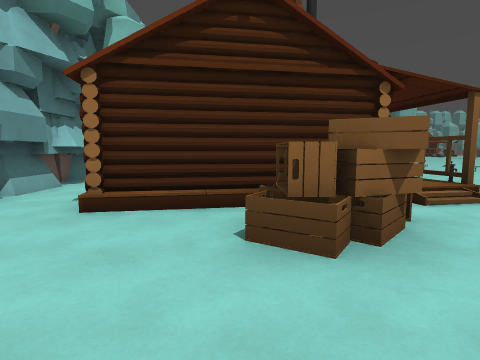
View 1 (above)

19 first-person views from a walk through a 3-D level made in the Godot game engine. The camera is 1.5 m above the floor, tilts 6° down and sees 80° across. Doors that lead somewhere are drawn open, without their leaves. The floor is counted in squares, 2 m on a side. Each view is taken from the middle of a square. On the plan, view 1 faces up. The plan holds only what a view shows up to about 10 squares ahead; the rest is blank. The place goes on beyond the plan. Characters and animated objects are left out. Some surface patterns are stand-ins.

View 2
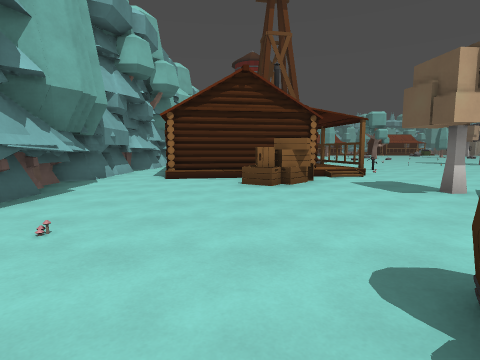

View 3
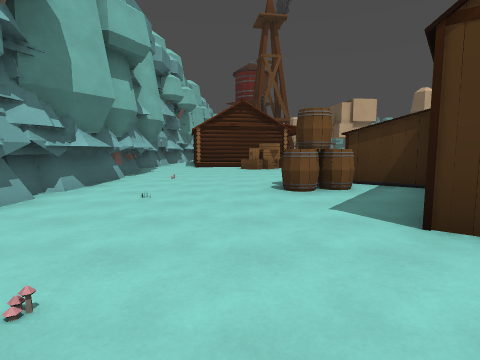

View 4
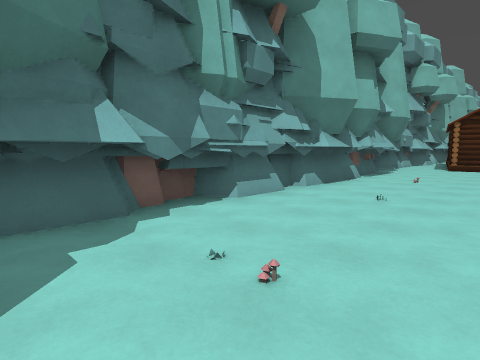

View 5
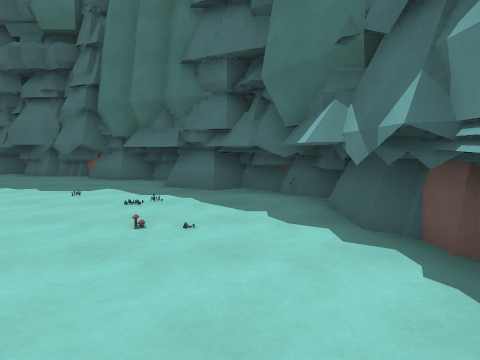

View 6
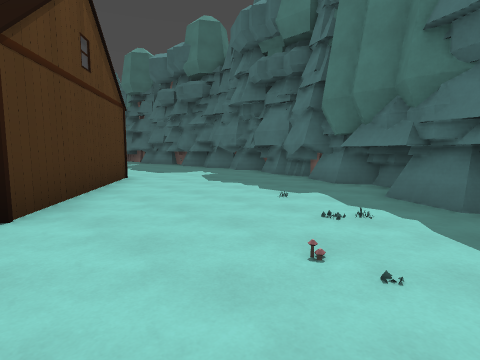

View 7
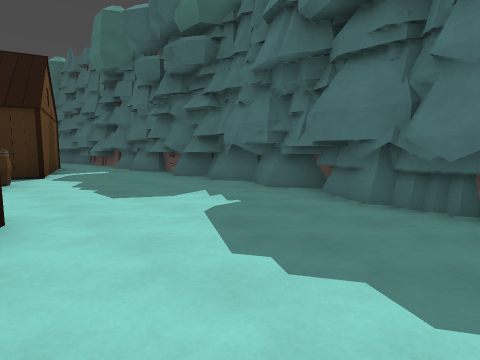

View 8
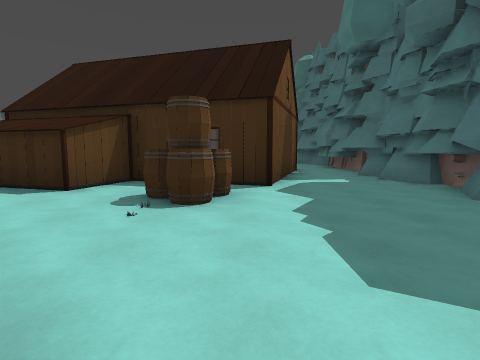

View 9
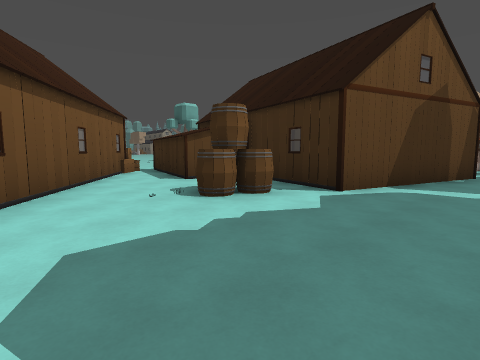

View 10
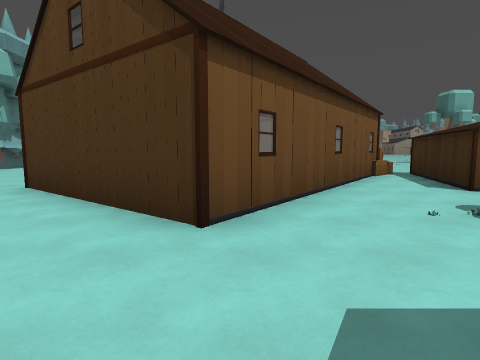

View 11
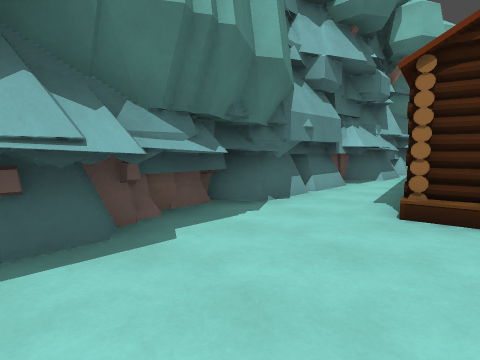

View 12
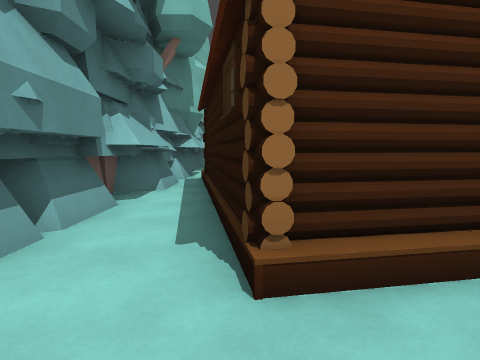

View 13
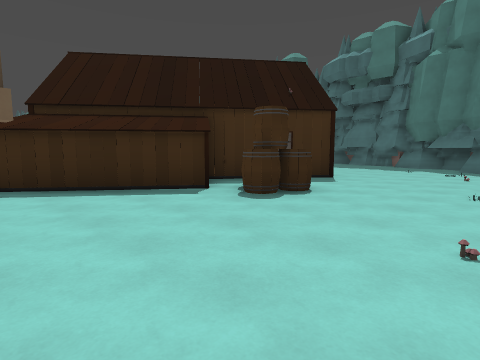

View 14
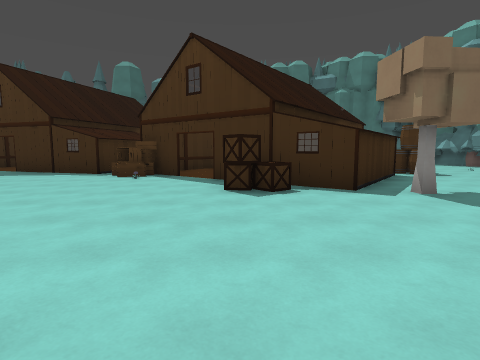

View 15
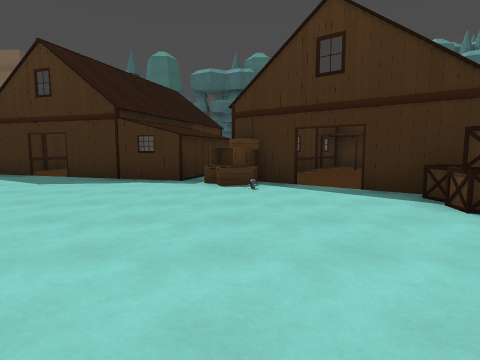

View 16
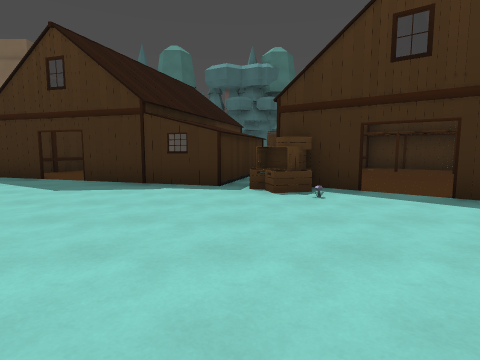

View 17
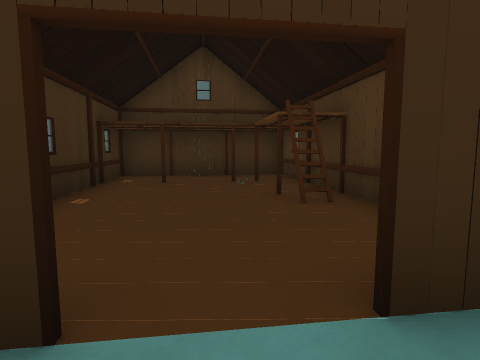

View 18
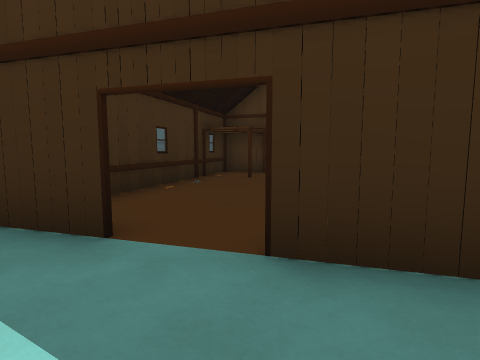

View 19
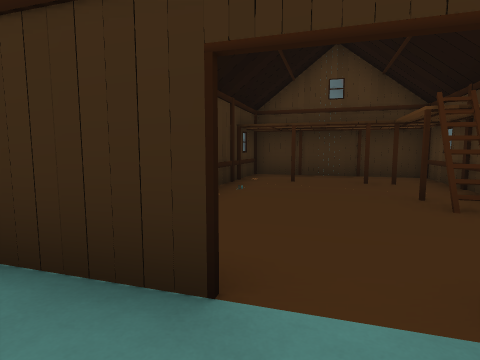

### Floor plan
Ten units are one square. View 1 is at (0, 0); x grows to the right and y downward. Boxes are objects, and circles mark ways between rooms. Rooms are numbered by the first view taken in them; rooms with no view inside come last. Other rooms are left out.
<svg viewBox="-70 -130 295 280">
<path fill="none" stroke="#000" d="M5 124 9 121 15 124M107 26 56 93 18 63 39 36 24 25 49 -7M14 -41 -19 -36 -28 -85M-38 -33 -45 -30M-35 -75 -42 -71 -42 -66M157 121 110 106 120 73 102 68 114 29M104 34 98 39M-5 -36 -12 -35M-37 -32 -45 -28M160 43 176 48M114 29 148 40M98 24 104 28M95 28 101 26M95 29 101 21 107 26M87 22 104 34M49 -7 77 14M23 -43 14 -41M96 21 104 19 105 24M98 25 106 23M52 29 51 32 54 34 53 36M49 24 19 63 56 92 80 60M96 29 98 25M51 30 55 33M130 65 135 67M155 120 173 61"/>
<rect x="-65" y="85" width="10" height="20" fill="#bbb"><title>other object</title></rect>
<rect x="-65" y="75" width="10" height="10" fill="#bbb"><title>other object</title></rect>
<rect x="-65" y="-15" width="10" height="20" fill="#bbb"><title>other object</title></rect>
<rect x="-65" y="-25" width="10" height="10" fill="#bbb"><title>pine tree</title></rect>
<rect x="-65" y="-35" width="10" height="10" fill="#bbb"><title>pine tree</title></rect>
<rect x="-55" y="75" width="10" height="10" fill="#bbb"><title>other object</title></rect>
<rect x="-55" y="-5" width="10" height="10" fill="#bbb"><title>other object</title></rect>
<rect x="-55" y="-25" width="10" height="10" fill="#bbb"><title>other object</title></rect>
<rect x="-55" y="-45" width="10" height="10" fill="#bbb"><title>pine tree</title></rect>
<rect x="-45" y="65" width="10" height="10" fill="#bbb"><title>pine tree</title></rect>
<rect x="-45" y="55" width="10" height="10" fill="#bbb"><title>pine tree</title></rect>
<rect x="-45" y="45" width="10" height="10" fill="#bbb"><title>pine tree</title></rect>
<rect x="-45" y="35" width="10" height="10" fill="#bbb"><title>pine tree</title></rect>
<rect x="-45" y="25" width="10" height="10" fill="#bbb"><title>pine tree</title></rect>
<rect x="-45" y="5" width="10" height="10" fill="#bbb"><title>tree</title></rect>
<rect x="-45" y="-15" width="10" height="10" fill="#bbb"><title>pine tree</title></rect>
<rect x="-45" y="-25" width="10" height="10" fill="#bbb"><title>pine tree</title></rect>
<rect x="-45" y="-45" width="10" height="10" fill="#bbb"><title>pine tree</title></rect>
<rect x="-45" y="-55" width="10" height="10" fill="#bbb"><title>pine tree</title></rect>
<rect x="-45" y="-65" width="10" height="10" fill="#bbb"><title>pine tree</title></rect>
<rect x="-35" y="105" width="10" height="10" fill="#bbb"><title>other object</title></rect>
<rect x="-35" y="85" width="10" height="10" fill="#bbb"><title>pine tree</title></rect>
<rect x="-35" y="75" width="10" height="10" fill="#bbb"><title>pine tree</title></rect>
<rect x="-35" y="65" width="10" height="10" fill="#bbb"><title>pine tree</title></rect>
<rect x="-35" y="55" width="10" height="10" fill="#bbb"><title>pine tree</title></rect>
<rect x="-35" y="45" width="10" height="10" fill="#bbb"><title>tree</title></rect>
<rect x="-35" y="35" width="10" height="10" fill="#bbb"><title>pine tree</title></rect>
<rect x="-35" y="15" width="10" height="20" fill="#bbb"><title>pine tree</title></rect>
<rect x="-35" y="-5" width="10" height="20" fill="#bbb"><title>pine tree</title></rect>
<rect x="-35" y="-15" width="10" height="10" fill="#bbb"><title>pine tree</title></rect>
<rect x="-25" y="105" width="10" height="10" fill="#bbb"><title>pine tree</title></rect>
<rect x="-25" y="95" width="10" height="10" fill="#bbb"><title>pine tree</title></rect>
<rect x="-25" y="15" width="10" height="10" fill="#bbb"><title>mushroom</title></rect>
<rect x="-15" y="115" width="10" height="10" fill="#bbb"><title>tree</title></rect>
<rect x="-15" y="105" width="10" height="10" fill="#bbb"><title>pine tree</title></rect>
<rect x="-15" y="75" width="10" height="10" fill="#bbb"><title>mushroom</title></rect>
<rect x="-5" y="125" width="10" height="10" fill="#bbb"><title>other object</title></rect>
<rect x="-5" y="115" width="10" height="10" fill="#bbb"><title>pine tree</title></rect>
<rect x="-5" y="105" width="10" height="10" fill="#bbb"><title>pine tree</title></rect>
<rect x="-5" y="-35" width="20" height="20" fill="#bbb"><title>crate</title></rect>
<rect x="5" y="125" width="10" height="10" fill="#bbb"><title>other object</title></rect>
<rect x="5" y="25" width="20" height="20" fill="#bbb"><title>barrel</title></rect>
<rect x="15" y="135" width="10" height="10" fill="#bbb"><title>pine tree</title></rect>
<rect x="25" y="135" width="10" height="10" fill="#bbb"><title>tree</title></rect>
<rect x="25" y="125" width="10" height="10" fill="#bbb"><title>pine tree</title></rect>
<rect x="35" y="135" width="10" height="10" fill="#bbb"><title>pine tree</title></rect>
<rect x="35" y="125" width="10" height="10" fill="#bbb"><title>pine tree</title></rect>
<rect x="45" y="135" width="10" height="10" fill="#bbb"><title>pine tree</title></rect>
<rect x="45" y="125" width="10" height="10" fill="#bbb"><title>pine tree</title></rect>
<rect x="55" y="135" width="10" height="10" fill="#bbb"><title>pine tree</title></rect>
<rect x="65" y="135" width="10" height="10" fill="#bbb"><title>pine tree</title></rect>
<rect x="75" y="135" width="10" height="10" fill="#bbb"><title>pine tree</title></rect>
<rect x="85" y="135" width="10" height="10" fill="#bbb"><title>pine tree</title></rect>
<rect x="85" y="85" width="20" height="10" fill="#bbb"><title>barrel</title></rect>
<rect x="95" y="135" width="10" height="10" fill="#bbb"><title>pine tree</title></rect>
<rect x="105" y="135" width="10" height="10" fill="#bbb"><title>pine tree</title></rect>
<rect x="115" y="135" width="10" height="10" fill="#bbb"><title>pine tree</title></rect>
<rect x="125" y="135" width="10" height="10" fill="#bbb"><title>pine tree</title></rect>
<rect x="135" y="135" width="10" height="10" fill="#bbb"><title>pine tree</title></rect>
<rect x="145" y="135" width="10" height="10" fill="#bbb"><title>tree</title></rect>
<rect x="155" y="135" width="10" height="10" fill="#bbb"><title>pine tree</title></rect>
<rect x="-65" y="-65" width="10" height="10" fill="#bbb"><title>pine tree</title></rect>
<rect x="-65" y="-85" width="10" height="20" fill="#bbb"><title>pine tree</title></rect>
<rect x="-65" y="-105" width="10" height="10" fill="#bbb"><title>other object</title></rect>
<rect x="-65" y="-115" width="10" height="10" fill="#bbb"><title>other object</title></rect>
<rect x="-65" y="-125" width="10" height="10" fill="#bbb"><title>other object</title></rect>
<rect x="-55" y="-55" width="10" height="10" fill="#bbb"><title>pine tree</title></rect>
<rect x="-55" y="-65" width="10" height="10" fill="#bbb"><title>other object</title></rect>
<rect x="-55" y="-75" width="10" height="10" fill="#bbb"><title>other object</title></rect>
<rect x="-55" y="-85" width="10" height="10" fill="#bbb"><title>pine tree</title></rect>
<rect x="-55" y="-95" width="10" height="10" fill="#bbb"><title>tree</title></rect>
<rect x="-45" y="-95" width="10" height="10" fill="#bbb"><title>tree</title></rect>
<rect x="-45" y="-105" width="10" height="10" fill="#bbb"><title>pine tree</title></rect>
<rect x="-45" y="-115" width="20" height="10" fill="#bbb"><title>other object</title></rect>
<rect x="-45" y="-125" width="10" height="10" fill="#bbb"><title>other object</title></rect>
<rect x="-35" y="-105" width="10" height="10" fill="#bbb"><title>pine tree</title></rect>
<rect x="45" y="-75" width="10" height="10" fill="#bbb"><title>other object</title></rect>
<rect x="65" y="-5" width="10" height="10" fill="#bbb"><title>other object</title></rect>
<rect x="65" y="-15" width="10" height="10" fill="#bbb"><title>other object</title></rect>
<rect x="175" y="95" width="10" height="20" fill="#bbb"><title>other object</title></rect>
<circle cx="25" cy="-25" r="3" fill="#2a7"/>
<circle cx="83" cy="17" r="3" fill="#2a7"/>
<circle cx="155" cy="40" r="3" fill="#2a7"/>
<text x="10" y="70">1</text>
<text x="220" y="-50">2</text>
<text x="60" y="40">3</text>
<text x="150" y="70">4</text>
</svg>
Room 1 opens to room 2. Room 2 opens to room 3. Room 2 opens to room 4.

Where each view was taken, in squares from view 1:
view 1: 0 up, 0 right, facing up
view 2: 4 down, 0 right, facing up
view 3: 9 down, 0 right, facing up
view 4: 9 down, 0 right, facing up-left
view 5: 5 down, 2 left, facing down
view 6: 6 down, 2 left, facing down-right
view 7: 9 down, 2 right, facing down-right
view 8: 10 down, 5 right, facing right
view 9: 13 down, 6 right, facing up-right
view 10: 12 down, 6 right, facing up
view 11: 0 up, 1 left, facing up-left
view 12: 2 up, 2 left, facing up
view 13: 1 up, 2 left, facing down-right
view 14: 6 up, 7 right, facing down
view 15: 4 up, 10 right, facing down
view 16: 3 up, 11 right, facing down
view 17: 1 down, 9 right, facing down-left
view 18: 2 down, 15 right, facing down
view 19: 3 down, 16 right, facing down
